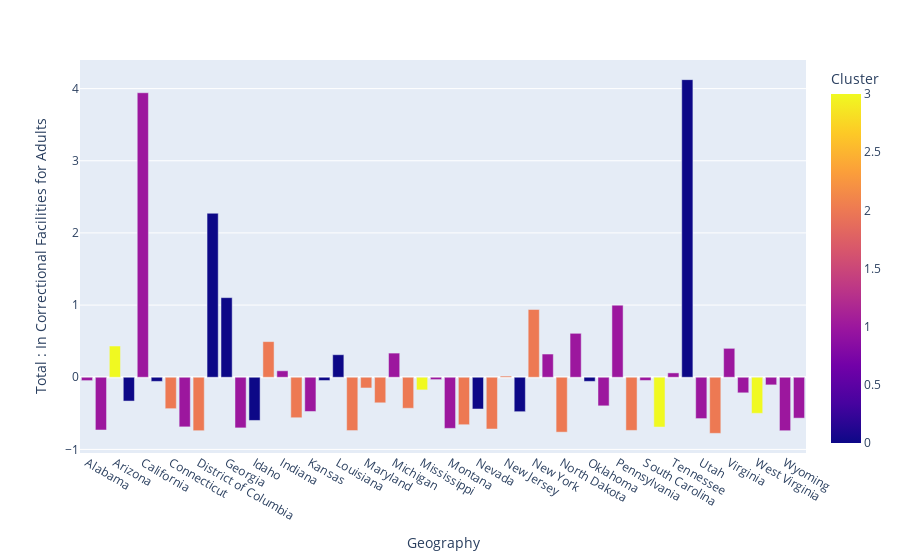

Write notebook code for a chart like this one.
### Code cell
createBarChart(runKmeans(full, getX(full), n), x_axis="Geography", y_axis='Total : In Correctional Facilities for Adults')

### Figure 1 — Plotly figure (JSON) as saved in the notebook; plotly's stock layout.template omitted (floating-point values rounded to 4 significant figures)
{"data": [{"alignmentgroup": "True", "hovertemplate": "Geography=%{x}<br>Total : In Correctional Facilities for Adults=%{y}<br>Cluster=%{marker.color}<extra></extra>", "legendgroup": "", "marker": {"color": [1, 1, 3, 0, 1, 0, 2, 1, 2, 0, 0, 1, 0, 2, 1, 2, 1, 0, 0, 2, 2, 2, 1, 2, 3, 1, 1, 2, 0, 2, 2, 0, 2, 1, 2, 1, 0, 1, 1, 2, 1, 3, 1, 0, 1, 2, 1, 1, 3, 1, 1, 1], "coloraxis": "coloraxis", "pattern": {"shape": ""}}, "name": "", "offsetgroup": "", "orientation": "v", "showlegend": false, "textposition": "auto", "type": "bar", "x": ["Alabama", "Alaska", "Arizona", "Arkansas", "California", "Colorado", "Connecticut", "Delaware", "District of Columbia", "Florida", "Georgia", "Hawaii", "Idaho", "Illinois", "Indiana", "Iowa", "Kansas", "Kentucky", "Louisiana", "Maine", "Maryland", "Massachusetts", "Michigan", "Minnesota", "Mississippi", "Missouri", "Montana", "Nebraska", "Nevada", "New Hampshire", "New Jersey", "New Mexico", "New York", "North Carolina", "North Dakota", "Ohio", "Oklahoma", "Oregon", "Pennsylvania", "Rhode Island", "South Carolina", "South Dakota", "Tennessee", "Texas", "Utah", "Vermont", "Virginia", "Washington", "West Virginia", "Wisconsin", "Wyoming", "Puerto Rico"], "xaxis": "x", "y": [-0.04661, -0.7307, 0.4329, -0.3298, 3.943, -0.05726, -0.4353, -0.6875, -0.7407, 2.273, 1.103, -0.7017, -0.5984, 0.4938, 0.08961, -0.561, -0.4743, -0.04522, 0.3124, -0.7386, -0.1484, -0.3542, 0.3349, -0.4297, -0.1753, -0.03259, -0.7084, -0.6578, -0.4398, -0.7173, 0.01657, -0.4772, 0.939, 0.3218, -0.7607, 0.6089, -0.05694, -0.3962, 0.9987, -0.7368, -0.04464, -0.6899, 0.06032, 4.124, -0.5727, -0.7773, 0.4007, -0.2159, -0.5001, -0.1057, -0.7409, -0.5666], "yaxis": "y"}], "layout": {"barmode": "relative", "coloraxis": {"colorbar": {"title": {"text": "Cluster"}}, "colorscale": [[0, "#0d0887"], [0.1111, "#46039f"], [0.2222, "#7201a8"], [0.3333, "#9c179e"], [0.4444, "#bd3786"], [0.5556, "#d8576b"], [0.6667, "#ed7953"], [0.7778, "#fb9f3a"], [0.8889, "#fdca26"], [1, "#f0f921"]]}, "legend": {"tracegroupgap": 0}, "margin": {"t": 60}, "xaxis": {"anchor": "y", "domain": [0, 1], "title": {"text": "Geography"}}, "yaxis": {"anchor": "x", "domain": [0, 1], "title": {"text": "Total : In Correctional Facilities for Adults"}}}}
